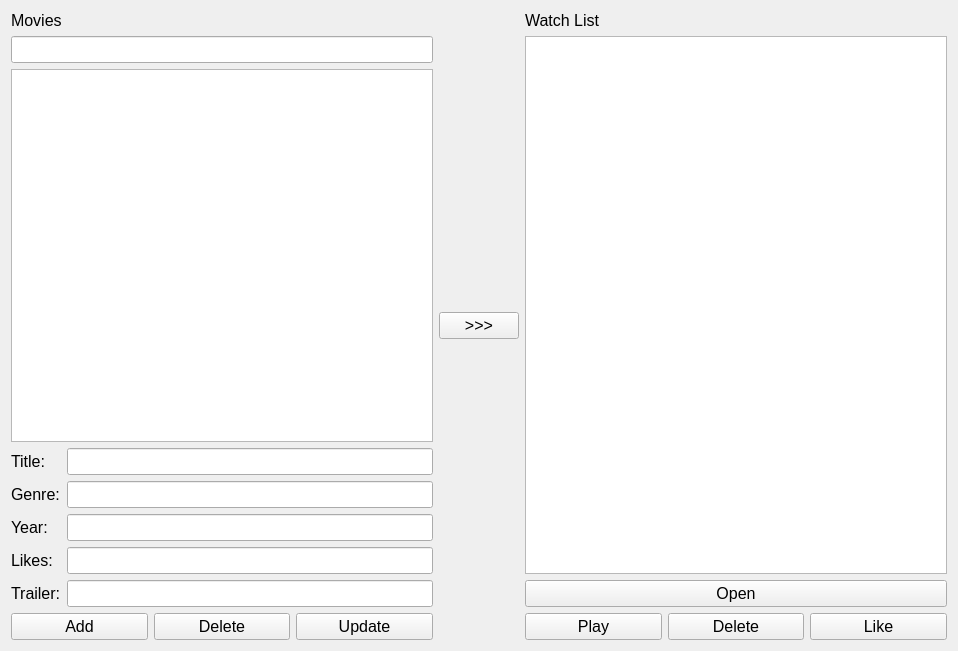
<?xml version="1.0" encoding="UTF-8"?>
<ui version="4.0">
 <class>GUI</class>
 <widget class="QWidget" name="GUI">
  <property name="geometry">
   <rect>
    <x>0</x>
    <y>0</y>
    <width>958</width>
    <height>651</height>
   </rect>
  </property>
  <property name="windowTitle">
   <string>GUI</string>
  </property>
  <layout class="QHBoxLayout" name="horizontalLayout_2">
   <item>
    <layout class="QHBoxLayout" name="horizontalLayout">
     <item>
      <layout class="QVBoxLayout" name="verticalLayout_3">
       <item>
        <layout class="QVBoxLayout" name="verticalLayout">
         <item>
          <widget class="QLabel" name="label_6">
           <property name="font">
            <font>
             <pointsize>12</pointsize>
            </font>
           </property>
           <property name="text">
            <string>Movies</string>
           </property>
          </widget>
         </item>
         <item>
          <widget class="QLineEdit" name="searchLineEdit">
           <property name="font">
            <font>
             <pointsize>12</pointsize>
            </font>
           </property>
          </widget>
         </item>
         <item>
          <widget class="QListWidget" name="movieListWidget">
           <property name="font">
            <font>
             <pointsize>12</pointsize>
            </font>
           </property>
          </widget>
         </item>
        </layout>
       </item>
       <item>
        <layout class="QFormLayout" name="formLayout">
         <item row="0" column="0">
          <widget class="QLabel" name="label">
           <property name="font">
            <font>
             <pointsize>12</pointsize>
            </font>
           </property>
           <property name="text">
            <string>Title:</string>
           </property>
          </widget>
         </item>
         <item row="0" column="1">
          <widget class="QLineEdit" name="titleLineEdit">
           <property name="font">
            <font>
             <pointsize>12</pointsize>
            </font>
           </property>
          </widget>
         </item>
         <item row="1" column="0">
          <widget class="QLabel" name="label_2">
           <property name="font">
            <font>
             <pointsize>12</pointsize>
            </font>
           </property>
           <property name="text">
            <string>Genre:</string>
           </property>
          </widget>
         </item>
         <item row="1" column="1">
          <widget class="QLineEdit" name="genreLineEdit">
           <property name="font">
            <font>
             <pointsize>12</pointsize>
            </font>
           </property>
          </widget>
         </item>
         <item row="2" column="0">
          <widget class="QLabel" name="label_3">
           <property name="font">
            <font>
             <pointsize>12</pointsize>
            </font>
           </property>
           <property name="text">
            <string>Year:</string>
           </property>
          </widget>
         </item>
         <item row="2" column="1">
          <widget class="QLineEdit" name="yearLineEdit">
           <property name="font">
            <font>
             <pointsize>12</pointsize>
            </font>
           </property>
          </widget>
         </item>
         <item row="3" column="0">
          <widget class="QLabel" name="label_5">
           <property name="font">
            <font>
             <pointsize>12</pointsize>
            </font>
           </property>
           <property name="text">
            <string>Likes:</string>
           </property>
          </widget>
         </item>
         <item row="3" column="1">
          <widget class="QLineEdit" name="likesLineEdit">
           <property name="font">
            <font>
             <pointsize>12</pointsize>
            </font>
           </property>
          </widget>
         </item>
         <item row="4" column="0">
          <widget class="QLabel" name="label_4">
           <property name="font">
            <font>
             <pointsize>12</pointsize>
            </font>
           </property>
           <property name="text">
            <string>Trailer:</string>
           </property>
          </widget>
         </item>
         <item row="4" column="1">
          <widget class="QLineEdit" name="trailerLineEdit">
           <property name="font">
            <font>
             <pointsize>12</pointsize>
            </font>
           </property>
          </widget>
         </item>
        </layout>
       </item>
       <item>
        <layout class="QGridLayout" name="gridLayout">
         <item row="0" column="2">
          <widget class="QPushButton" name="updateButton">
           <property name="font">
            <font>
             <pointsize>12</pointsize>
            </font>
           </property>
           <property name="text">
            <string>Update</string>
           </property>
          </widget>
         </item>
         <item row="0" column="1">
          <widget class="QPushButton" name="deleteButton">
           <property name="font">
            <font>
             <pointsize>12</pointsize>
            </font>
           </property>
           <property name="text">
            <string>Delete</string>
           </property>
          </widget>
         </item>
         <item row="0" column="0">
          <widget class="QPushButton" name="addButton">
           <property name="font">
            <font>
             <pointsize>12</pointsize>
            </font>
           </property>
           <property name="text">
            <string>Add</string>
           </property>
          </widget>
         </item>
        </layout>
       </item>
      </layout>
     </item>
     <item>
      <widget class="QPushButton" name="transferButton">
       <property name="font">
        <font>
         <pointsize>12</pointsize>
        </font>
       </property>
       <property name="text">
        <string>&gt;&gt;&gt;</string>
       </property>
      </widget>
     </item>
     <item>
      <layout class="QVBoxLayout" name="verticalLayout_4">
       <item>
        <layout class="QVBoxLayout" name="verticalLayout_2">
         <item>
          <widget class="QLabel" name="label_7">
           <property name="font">
            <font>
             <pointsize>12</pointsize>
            </font>
           </property>
           <property name="text">
            <string>Watch List</string>
           </property>
          </widget>
         </item>
         <item>
          <widget class="QListWidget" name="watchListWidget">
           <property name="font">
            <font>
             <pointsize>12</pointsize>
            </font>
           </property>
          </widget>
         </item>
         <item>
          <widget class="QPushButton" name="openButton">
           <property name="font">
            <font>
             <pointsize>12</pointsize>
            </font>
           </property>
           <property name="text">
            <string>Open</string>
           </property>
          </widget>
         </item>
        </layout>
       </item>
       <item>
        <layout class="QGridLayout" name="gridLayout_2">
         <item row="0" column="3">
          <widget class="QPushButton" name="likeButton">
           <property name="font">
            <font>
             <pointsize>12</pointsize>
            </font>
           </property>
           <property name="text">
            <string>Like</string>
           </property>
          </widget>
         </item>
         <item row="0" column="0">
          <widget class="QPushButton" name="playButton">
           <property name="font">
            <font>
             <pointsize>12</pointsize>
            </font>
           </property>
           <property name="text">
            <string>Play</string>
           </property>
          </widget>
         </item>
         <item row="0" column="2">
          <widget class="QPushButton" name="deleteWatchedButton">
           <property name="font">
            <font>
             <pointsize>12</pointsize>
            </font>
           </property>
           <property name="text">
            <string>Delete</string>
           </property>
          </widget>
         </item>
        </layout>
       </item>
      </layout>
     </item>
    </layout>
   </item>
  </layout>
 </widget>
 <resources/>
 <connections/>
</ui>
